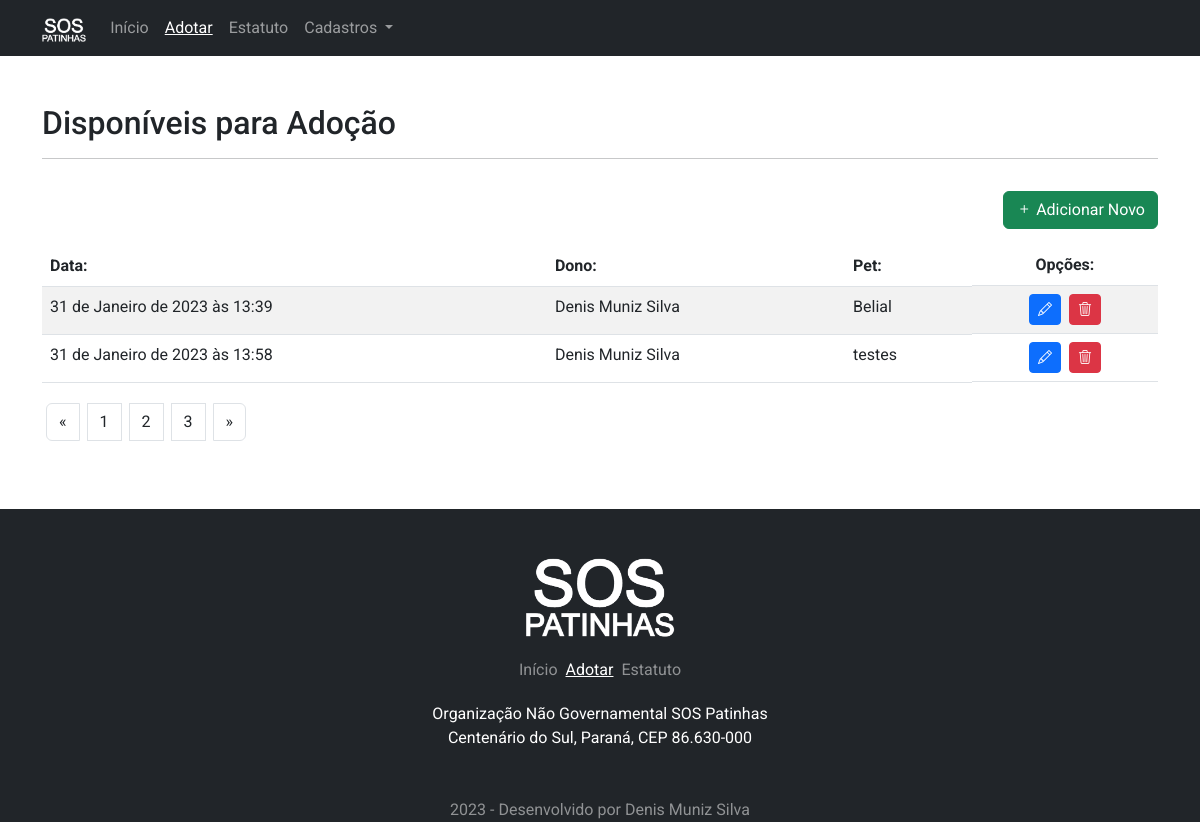
Before: /adocao/lista/ with the older database file.
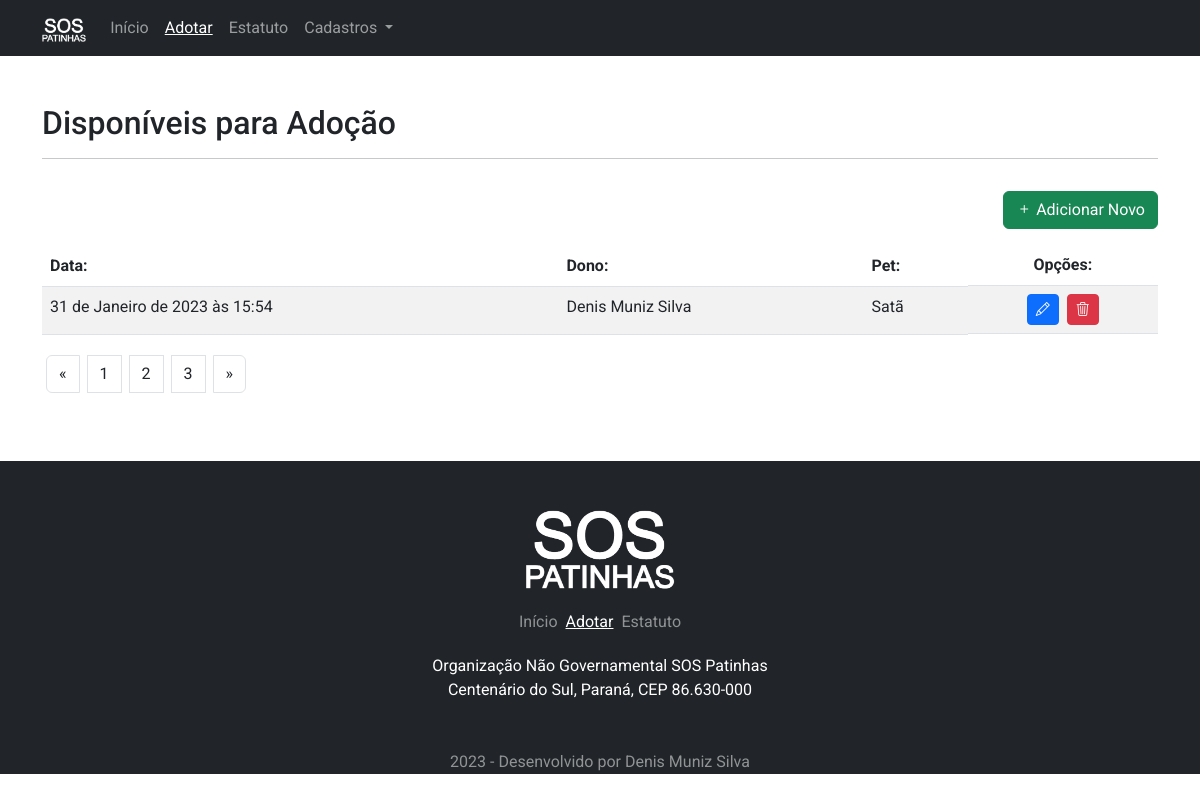
After: the same page with the newer database file.
### pet/models.py (models this page shows, shortened)
class Adocao(models.Model):
    VAR_SEXO = [
        ('Indefinido', 'Indefinido'),
        ('Macho', 'Macho'),
        ('Fêmea', 'Fêmea'),
    ]
    VAR_STATUS = [
        ('d', 'Disponível'),
        ('a', 'Adotado'),
        ('c', 'Adoção Cancelada'),
    ]
    cadastrado_em = models.DateTimeField(auto_now_add=True)
    nome_dono = models.CharField(
        max_length=200, verbose_name='Nome Completo do Dono')
    email_1 = models.CharField(
        max_length=150, verbose_name='E-mail 01', null=True, blank=True)
    email_2 = models.CharField(
        max_length=150, verbose_name='E-mail 02', null=True, blank=True)
    fone_1 = models.CharField(max_length=15, verbose_name='Fone 01')
    fone_2 = models.CharField(
        max_length=15, verbose_name='Fone 02', null=True, blank=True)
    fone_3 = models.CharField(
        max_length=15, verbose_name='Fone 03', null=True, blank=True)
    obs = models.TextField(
        max_length=2000, verbose_name='Observações', null=True, blank=True)
    cep = models.CharField(
        max_length=8, verbose_name='CEP', null=True, blank=True)
    estado = models.CharField(
        max_length=2, verbose_name='Estado', null=True, blank=True)
    cidade = models.CharField(
        max_length=200, verbose_name='Cidade', null=True, blank=True)
    bairro = models.CharField(
        max_length=200, verbose_name='Bairro', null=True, blank=True)
    endereco = models.CharField(
        max_length=250, verbose_name='Endereço', null=True, blank=True)
    numero = models.IntegerField(
        default=0, verbose_name='Número', null=True, blank=True)
    complemento = models.TextField(
        max_length=2000, verbose_name='Complemento', null=True, blank=True)
    nome_pet = models.CharField(max_length=200, verbose_name='Nome do Pet')
    idade = models.ForeignKey(
        Idade, on_delete=models.PROTECT, verbose_name='Idade')
    especie = models.ForeignKey(
        Especie, on_delete=models.PROTECT, verbose_name='Especie')
    raca = models.ForeignKey(
        Raca, on_delete=models.PROTECT, verbose_name='Raça')
    sexo = models.CharField(max_length=10, choices=VAR_SEXO)
    qualidades = models.CharField(max_length=2000, verbose_name='Qualidades')
    img = models.ImageField(upload_to='Adocao_fotos/', verbose_name='Foto')
    status = models.CharField(max_length=1, choices=VAR_STATUS)

### pet/views.py (the view)
# urls.py: path('adocao/lista/', PaginaAdotarLista.as_view(), name='lista-pet'),
class PaginaAdotarLista(ListView):
    model = Adocao
    template_name = 'pet/divulgar_lista.html'

### pet/templates/pet/divulgar_lista.html (shortened to what this page needs)
{% extends 'base.html' %}
{% load static %}
{% block menuativo2 %} active {% endblock %}
{% block footerativo2 %} active {% endblock %}
{% block pagina %}
<div class="container py-5">
    <h2>Disponíveis para Adoção</h2>
    <hr>
    <div class="d-flex justify-content-end pt-3">
        <a href="{% url 'added-pet' %}" class="btn btn-success"><i class="bi bi-plus me-1"></i>Adicionar Novo</a>
    </div>
        <div class="table-responsive">
            <table class="table table-striped mt-3">
                <thead>
                    <tr>
                        <th scope="col d-flex">Data:</th>
                        <th scope="col">Dono:</th>
                        <th scope="col">Pet:</th>
                        <th scope="col" class="d-flex justify-content-center">Opções:</th>
                    </tr>
                </thead>
                <tbody>
                    {% for item in object_list %}
                    <tr>
                        <td>{{item.cadastrado_em}}</td>
                        <td>{{item.nome_dono}}</td>
                        <td>{{item.nome_pet}}</td>
                        <td class="d-flex justify-content-center">
                            <a href="{% url 'edit-pet' item.pk %}" class="btn btn-primary btn-sm me-1">
                                <i class="bi bi-pencil"></i></a>
                            <a href="{% url 'delete-pet' item.pk %}" class="btn btn-danger btn-sm ms-1">
                                <i class="bi bi-trash3"></i></a>
                        </td>
                    </tr>
                    {% empty %}
                    <tr>
                        <td colspan="4">Nao existem pets disponíveis para adoção no momento.</td>
                    </tr>
                    {% endfor %}
                </tbody>
            </table>
        </div>
    <nav aria-label="Page navigation example">
        <ul class="pagination">
            <li class="page-item m-1">
                <a class="page-link" href="#" aria-label="Previous">
                    <span aria-hidden="true" class="text-dark">&laquo;</span>
                </a>
            </li>
            <li class="page-item m-1"><a class="page-link text-dark" href="#">1</a></li>
            <li class="page-item m-1"><a class="page-link text-dark" href="#">2</a></li>
            <li class="page-item m-1"><a class="page-link text-dark" href="#">3</a></li>
            <li class="page-item m-1">
                <a class="page-link" href="#" aria-label="Next">
                    <span aria-hidden="true" class="text-dark">&raquo;</span>
                </a>
            </li>
        </ul>
    </nav>
</div>
{% endblock %}

### templates/base.html (shortened to what this page needs)
<!doctype html>
{% load static %}
<html lang="pt-br">
<head>
    <link href="https://cdn.jsdelivr.net/npm/bootstrap@5.2.3/dist/css/bootstrap.min.css" rel="stylesheet">
    <link rel="stylesheet" href="{% static 'css/main.css' %}">
    <link rel="stylesheet" href="https://cdn.jsdelivr.net/npm/bootstrap-icons@1.10.3/font/bootstrap-icons.css">
</head>
<body>
    {% block menu %}
    <header>
        <div class="bg-dark">
            <nav class="container navbar navbar-dark bg-dark navbar-expand-lg ">
                <div class="container-fluid">
                    <a class="navbar-brand" href="{% url 'inicio' %}">
                        <img src="{% static 'img/sos.png' %}" alt="Logo" height="24">
                    </a>
                    <div class="collapse navbar-collapse" id="navbarSupportedContent">
                        <ul class="navbar-nav me-auto mb-2 mb-lg-0">
                            <li class="nav-item">
                                <a class="nav-link {% block menuativo1 %} {% endblock %}" aria-current="page"
                                    href="{% url 'inicio' %}">Início</a>
                            </li>
                            <li class="nav-item">
                                <a class="nav-link {% block menuativo2 %} {% endblock %}" href="{% url 'adotar' %}">Adotar</a>
                            </li>
                            <li class="nav-item">
                                <a class="nav-link {% block menuativo3 %} {% endblock %}" href="{% url 'estatuto' %}">Estatuto</a>
                            </li>
                            <li class="nav-item dropdown">
                                <a class="nav-link dropdown-toggle" href="#" role="button" data-bs-toggle="dropdown" aria-expanded="false">
                                    Cadastros
                                  </a>
                            </li>
                        </ul>
                    </div>
                </div>
            </nav>
        </div>
    </header>
    {% endblock %}
    {% block pagina %}
    {% endblock %}
    {% block footer %}
    <footer class="bg-dark pt-5">
        <div class="container d-block">
            <div class="d-flex justify-content-center pb-3">
                <img src="{% static 'img/sos.png' %}" alt="Logo" class="img-rodape">
            </div>
            <div class="d-flex justify-content-center ">
                <a href="{% url 'inicio' %}" class="fst-normal {% block footerativo1 %} rodapelinks {% endblock %} p-1">Início</a>
                <a href="{% url 'adotar' %}" class="fst-normal {% block footerativo2 %} rodapelinks {% endblock %} p-1">Adotar</a>
                <a href="{% url 'estatuto'  %}" class="fst-normal {% block footerativo3 %} rodapelinks {% endblock %} p-1">Estatuto</a>
            </div>
            <div class="text-center text-white bg-dark p-3">
                <p>
                    Organização Não Governamental SOS Patinhas<br>
                    Centenário do Sul, Paraná, CEP 86.630-000
                </p>
            </div>
            <div class="text-center text-white-50 bg-dark pt-3">
                2023 - Desenvolvido por Denis Muniz Silva
            </div>
        </div>
    </footer>
    {% endblock %}
</body>
</html>

### static/css/main.css (style rules this page uses)
* { font-family: 'Mountains of Christmas', cursive; font-family: 'Roboto', sans-serif; }
.img-rodape { max-width: 150px; width: 100%; display: block; }
.active { color: white; text-decoration: underline white; }
.rodapelinks { text-decoration: none; color: rgba(255, 255, 255, 0.5); }

Changed rows visible on the page:
removed Adocao: cadastrado_em "31 de Janeiro de 2023 às 13:58", nome_dono "Denis Muniz Silva", nome_pet "testes"
changed Adocao "Denis Muniz Silva": cadastrado_em "31 de Janeiro de 2023 às 13:39" → "31 de Janeiro de 2023 às 15:54"; nome_pet "Belial" → "Satã"
